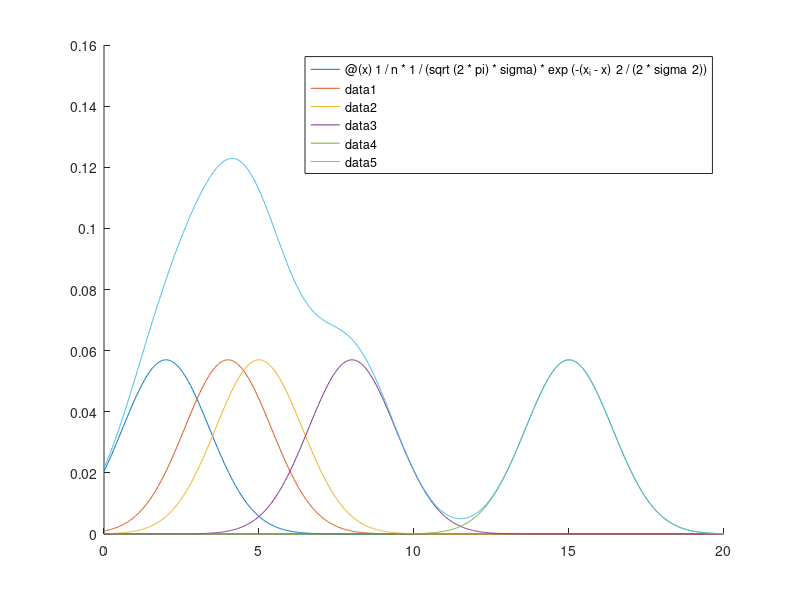

This figure's MATLAB source:
D = [2 4 5 8 15];
n = numel(D);
sigma = 1.4;
hold on;
sum = @(x) 0;
for idx = 1:n
    x_i = D(idx);
    part = @(x) 1/n * 1/(sqrt(2*pi) * sigma) * exp(-(x_i - x)^2 / (2*sigma^2));
    fplot(part, [0 20]);
    sum = @(x) sum(x) + part(x);
end
%Sieht noch nicht genau gleich aus wie auf dem Blatt?
%Finde den Fehler!
fplot(sum, [0 20]);
hold off;

D1 = csvread('D1.csv');
D2 = csvread('D2.csv');

M = [[0 0]; [7 7]; [30 20]; [14 40]];

%PNN f�r D1 und D2
for m=1:numel(M)/2
    x = M(m,:);
    w_1 = 0;    
    w_2 = 0;
    for idx = 1:numel(D1)/2
       x_i = D1(idx,:);
       value_node_i = exp(-(x_i - x) * (x_i - x).' / (2*sigma^2));
       w_1 = w_1 + value_node_i;
    end
    
    for idx = 1:numel(D2)/2
       x_i = D2(idx,:);
       value_node_i = exp(-(x_i - x) * (x_i - x).' / (2*sigma^2));
       w_2 = w_2 + value_node_i;
    end
    
    %Keine Skalierung von w_1/w_2 n�tig, da priori Wahrscheinlichkeit
    %gleich
    
    if w_1 > w_2
        %Klassifizieren zu D1
        fprintf('(%i,%i) als D1 klassifiziert\n', x)
    else
        %Klassifizieren zu D2
        fprintf('(%i,%i) als D2 klassifiziert\n', x)
    end
end

